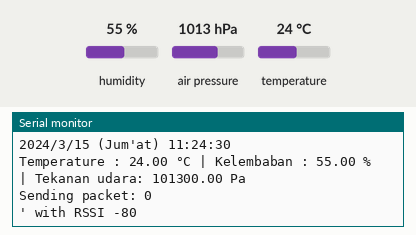
This sketch was run on a simulated Arduino Uno, built with avr-gcc and run on an emulated ATmega328P. Shown: the last lines printed to the serial monitor. Inputs (shaded band) come from the test bench; at power-on: humidity 55 %, air pressure 1013 hPa, temperature 24 °C. The local clock reads 2024-03-15 10:24:30 at power-on unless the sketch sets it; no radio packets arrive unless stated.

Above: at 1.5 s.
1.6 s: humidity set to 22 %
At 2.68 s:
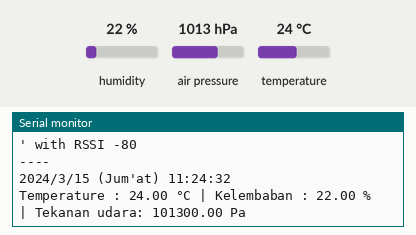
4.5 s: air pressure set to 952 hPa
At 5.5 s:
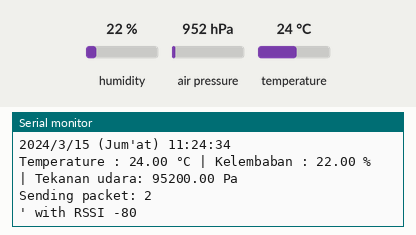
7.4 s: temperature set to 12 °C
At 10.0 s:
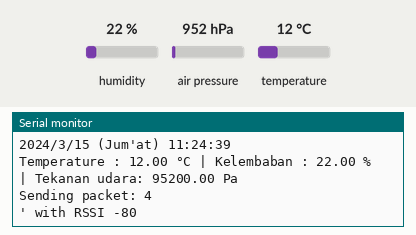
10.3 s: air pressure set to 975 hPa
At 12.3 s:
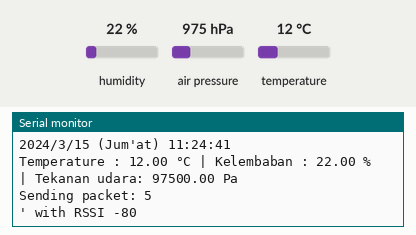
13.2 s: humidity set to 40 %
At 14.1 s:
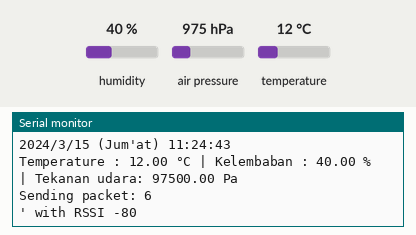
Timing chart, 0 to 16.2 s (numbered marks = the images above; inputs shaded):
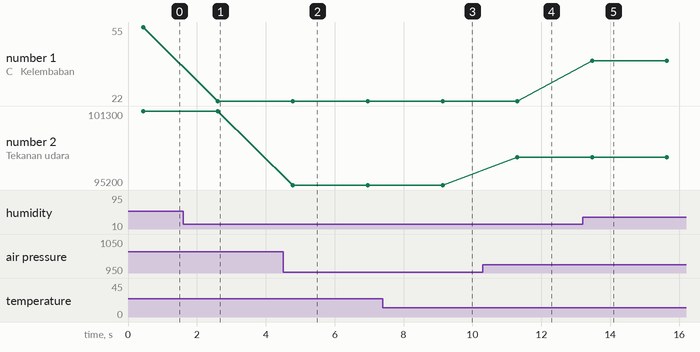

The sketch:

kodinganPengirim_fix.ino
```cpp
#include "RTClib.h"
#include <SPI.h>
#include <LoRa.h>
#include "DHT.h"
#include <Adafruit_BMP280.h>


RTC_DS1307 rtc;

#define DHTPIN 5
#define DHTTYPE DHT11

DHT dht(DHTPIN, DHTTYPE);
Adafruit_BMP280 bmp;

#define ss 10
#define rst 9
#define dio0 2

char daysOfTheWeek[7][12] = {"Ahad", "Senin", "Selasa", "Rabu", "Kamis", "Jum'at", "Sabtu"};

//unsigned long previousMillis = 0; //--> will store last time was updated
//const long interval = 1000; //--> interval (1000 = 1 second)


int counter = 0;

//dht11
float hum;
float temp;
//bmp280
float pres;


void setup() {
  Serial.begin(9600); //baud komunikasi serial


  Serial.println("Inisialisasi RTC DS1307...");
  delay(100);
  //rtc.begin();

  if (! rtc.begin()) {
    Serial.println("Couldn't find RTC");
    Serial.flush();
    while (1) delay (10);
  }

  Serial.println("Successfully Initializing the RTC DS1307");
  Serial.println();

  Serial.println("Starting to run RTC DS1307...");
  delay(100);

  // Checks whether the DS1307 RTC can be run or not
  if (! rtc.isrunning()) {
    Serial.println("RTC is NOT running!");
    //delay(100);
    // following line sets the RTC to the date & time this sketch was compiled (Set the time and date based on your computer time and date)
    rtc.adjust(DateTime(F(__DATE__), F(__TIME__))); //-> If that doesn't work, use this line of code outside of "if (! rtc.isrunning())"
    // This line sets the RTC with an explicit date & time, for example to set
    // January 21, 2014 at 3am you would call:
    // rtc.adjust(DateTime(2014, 1, 21, 3, 0, 0));
  }

  Serial.println("Successfully running RTC DS1307");
  delay(100);


  //starting sensors
  Serial.println("Start DHT11");
  dht.begin();

  Serial.println("Start BMP280");
  bmp.begin();
  bmp.setSampling(Adafruit_BMP280::MODE_NORMAL,     /* Operating Mode. */
                  Adafruit_BMP280::SAMPLING_X2,     /* Temp. oversampling */
                  Adafruit_BMP280::SAMPLING_X16,    /* Pressure oversampling */
                  Adafruit_BMP280::FILTER_X16,      /* Filtering. */
                  Adafruit_BMP280::STANDBY_MS_500); /* Standby time. */

  /*
  Serial.println("Inisialisasi Micro SD...");
  delay(100);

  if (!SD.begin()){
    Serial.println("failed open sd\n");
    while(1);
  }
  Serial.println("Inisialisasi Micro SD sukses :)");
  Serial.println();
  delay(100);
  */

  Serial.println("Inisialisasi LoRa...");
  Serial.println();

  while (!Serial);
  Serial.println("LoRa Sender");
  LoRa.setPins(ss, rst, dio0);
  /*
  if (!LoRa.begin(433E6)) {
    Serial.println("Starting LoRa failed!");
    while (1);
  }
  */
  while (!LoRa.begin(433E6)) {
    Serial.println(".");
    delay(500);
  }

  LoRa.setSyncWord(0xF3);
  Serial.println("Inisialisasi LoRa OK!!");
}

void loop() {
  DateTime now = rtc.now();

  //var sensors
  //dht
  temp = dht.readTemperature();
  hum = dht.readHumidity();
  //bmp
  pres = bmp.readPressure();

  Serial.println("----");
  //Printing Tanggal dan Waktu di serial monitor
  Serial.print(now.year(), DEC);
  Serial.print('/');
  Serial.print(now.month(), DEC);
  Serial.print('/');
  Serial.print(now.day(), DEC);
  Serial.print(" (");
  Serial.print(daysOfTheWeek[now.dayOfTheWeek()]);
  Serial.print(") ");
  Serial.print(now.hour()+1, DEC);
  Serial.print(':');
  Serial.print(now.minute(), DEC);
  Serial.print(':');
  Serial.println(now.second(), DEC);

  Serial.print("Temperature : ");
  Serial.print(temp);
  Serial.print(" °C");
  Serial.print(" | Kelembaban : ");
  Serial.print(hum);
  Serial.print(" %");
  Serial.print(" | Tekanan udara: ");
  Serial.print(pres);
  Serial.print(" Pa");
  Serial.println();

  // untuk memasukkan data ke data logger

    /*
    myFile = SD.open("dataSensor.txt", FILE_WRITE);
    if (myFile) {
      Serial.print("mencetak dataSensor.txt");
      myFile.print(now.year(), DEC);
      myFile.print('/');
      myFile.print(now.month(), DEC);
      myFile.print('/');
      myFile.print(now.day(), DEC);
      myFile.print(" (");
      myFile.print(daysOfTheWeek[now.dayOfTheWeek()]);
      myFile.print(") ");
      myFile.print(",");
      myFile.print(now.hour(), DEC);
      myFile.print(':');
      myFile.print(now.minute(), DEC);
      myFile.print(':');
      myFile.print(now.second(), DEC);
      myFile.print(",");
      myFile.print(temp);
      myFile.print(",");
      myFile.print(hum);
      myFile.print(",");
      myFile.print(pres);
      myFile.close();

      Serial.println("Sukses menulis data ke Micro SD");
      Serial.println("----");
      Serial.println();
    } else {
      Serial.print("Kesalahan membuka dataSensor.txt");
    }
    */

    /*
    temp = dht.readTemperature();
    hum = dht.readHumidity();
    //bmp
    pres = bmp.readPressure();

    Serial.print("Temperature : ");
    Serial.print(temp);
    Serial.print(" °C");
    Serial.print(" | Kelembaban : ");
    Serial.print(hum);
    Serial.print(" %");
    Serial.print(" | Tekanan udara: ");
    Serial.print(pres);
    Serial.print(" Pa");
    */


  Serial.print("Sending packet: ");
  Serial.println(counter);

  // send packet
  LoRa.beginPacket();
  //LoRa.print("Temperature : ");
  LoRa.print(temp);
  LoRa.print(" °C | ");
  //LoRa.print(" | Kelembaban : ");
  LoRa.print(hum);
  LoRa.print(" % | ");
  //LoRa.print(" | Tekanan udara: ");
  LoRa.print(pres);
  LoRa.print(" Pa ");
  Serial.print("' with RSSI ");
  Serial.println(LoRa.packetRssi());
  LoRa.print(counter);
  LoRa.endPacket();

  counter++;

  delay(2000);
}
```

Measured:
- after the input at 1.6 s, the serial monitor: prints a new line after 1.0 s (image 1)
- after the input at 4.5 s, the serial monitor: prints a new line after 0.29 s (image 2)
- after the input at 7.4 s, the serial monitor: prints a new line after 1.7 s (image 3)
- after the input at 10.3 s, the serial monitor: prints a new line after 1.0 s (image 4)
- after the input at 13.2 s, the serial monitor: prints a new line after 0.28 s (image 5)
- plotted number 1: 55 → 22 after the input at 1.6 s, 22 → 40 after the input at 13.2 s
- plotted number 2: 101300 → 95200 after the input at 4.5 s, 95200 → 97500 after the input at 10.3 s
